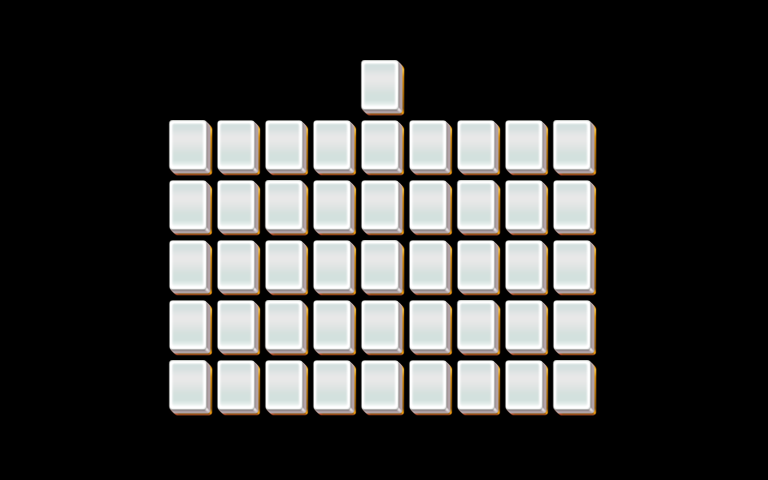

This is a level from a 2D game, rendered from its Tiled map with the project's own tilesets. A one-line summary and the map file follow, with tile-layer data summarised:
An orthogonal 32x16 tile map with 24x30 px tiles, 5 tile layers (layer1, layer2, layer3, layer4, ...).

<map version="1.0" orientation="orthogonal" width="32" height="16" tilewidth="24" tileheight="30">
 <properties>
  <property name="species" value="10" />
 </properties>
 <tileset firstgid="1" name="mahjong" tilewidth="48" tileheight="60">
  <image source="mahjong.png" />
 </tileset>
 <layer name="layer1" width="32" height="16">
  <data>[512 cells, 46 non-empty, 1 distinct tile ids]</data>
 </layer>
 <layer name="layer2" width="32" height="16">
  <data>[512 cells, 10 non-empty, 1 distinct tile ids]</data>
 </layer>
 <layer name="layer3" width="32" height="16">
  <data>[512 cells, 10 non-empty, 1 distinct tile ids]</data>
 </layer>
 <layer name="layer4" width="32" height="16">
  <data>[512 cells, 10 non-empty, 1 distinct tile ids]</data>
 </layer>
 <layer name="layer5" width="32" height="16">
  <data>[512 cells, 10 non-empty, 1 distinct tile ids]</data>
 </layer>
</map>
